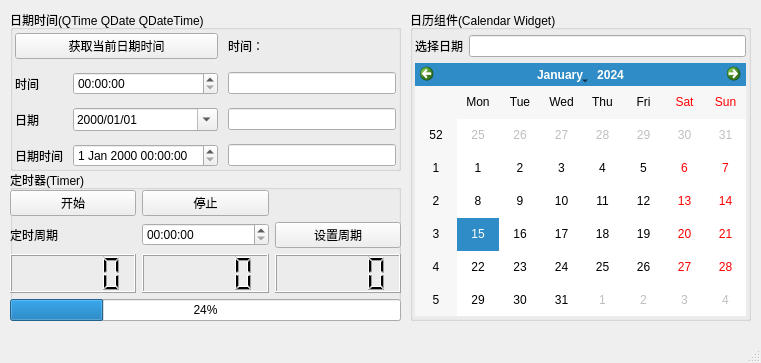
<?xml version="1.0" encoding="UTF-8"?>
<ui version="4.0">
 <class>MainWindow</class>
 <widget class="QMainWindow" name="MainWindow">
  <property name="geometry">
   <rect>
    <x>0</x>
    <y>0</y>
    <width>761</width>
    <height>363</height>
   </rect>
  </property>
  <property name="windowTitle">
   <string>MainWindow</string>
  </property>
  <widget class="QWidget" name="centralwidget">
   <widget class="QGroupBox" name="groupBox">
    <property name="geometry">
     <rect>
      <x>10</x>
      <y>10</y>
      <width>391</width>
      <height>161</height>
     </rect>
    </property>
    <property name="title">
     <string>日期时间(QTime QDate QDateTime)</string>
    </property>
    <widget class="QWidget" name="gridLayoutWidget">
     <property name="geometry">
      <rect>
       <x>0</x>
       <y>20</y>
       <width>391</width>
       <height>141</height>
      </rect>
     </property>
     <layout class="QGridLayout" name="gridLayout" rowstretch="0,0,0,0" columnstretch="0,0,0">
      <property name="leftMargin">
       <number>5</number>
      </property>
      <property name="rightMargin">
       <number>5</number>
      </property>
      <property name="spacing">
       <number>10</number>
      </property>
      <item row="1" column="2">
       <widget class="QLineEdit" name="lineEdit"/>
      </item>
      <item row="1" column="1">
       <widget class="QTimeEdit" name="timeEdit">
        <property name="displayFormat">
         <string>HH:mm:ss</string>
        </property>
       </widget>
      </item>
      <item row="1" column="0">
       <widget class="QLabel" name="label_2">
        <property name="text">
         <string>时间</string>
        </property>
       </widget>
      </item>
      <item row="0" column="2">
       <widget class="QLabel" name="label_showDateTime">
        <property name="text">
         <string>时间：</string>
        </property>
       </widget>
      </item>
      <item row="3" column="2">
       <widget class="QLineEdit" name="lineEdit_3"/>
      </item>
      <item row="3" column="1">
       <widget class="QDateTimeEdit" name="dateTimeEdit"/>
      </item>
      <item row="3" column="0">
       <widget class="QLabel" name="label_4">
        <property name="text">
         <string>日期时间</string>
        </property>
       </widget>
      </item>
      <item row="0" column="0" colspan="2">
       <widget class="QPushButton" name="pushButton_getTime">
        <property name="text">
         <string>获取当前日期时间</string>
        </property>
       </widget>
      </item>
      <item row="2" column="0">
       <widget class="QLabel" name="label_3">
        <property name="text">
         <string>日期</string>
        </property>
       </widget>
      </item>
      <item row="2" column="2">
       <widget class="QLineEdit" name="lineEdit_2"/>
      </item>
      <item row="2" column="1">
       <widget class="QDateEdit" name="dateEdit">
        <property name="displayFormat">
         <string>yyyy/MM/dd</string>
        </property>
        <property name="calendarPopup">
         <bool>true</bool>
        </property>
       </widget>
      </item>
     </layout>
    </widget>
   </widget>
   <widget class="QGroupBox" name="groupBox_2">
    <property name="geometry">
     <rect>
      <x>410</x>
      <y>10</y>
      <width>341</width>
      <height>311</height>
     </rect>
    </property>
    <property name="title">
     <string>日历组件(Calendar Widget)</string>
    </property>
    <widget class="QWidget" name="gridLayoutWidget_3">
     <property name="geometry">
      <rect>
       <x>0</x>
       <y>20</y>
       <width>341</width>
       <height>291</height>
      </rect>
     </property>
     <layout class="QGridLayout" name="gridLayout_3" rowstretch="0,0,1,100" columnstretch="2,12">
      <property name="leftMargin">
       <number>5</number>
      </property>
      <property name="topMargin">
       <number>5</number>
      </property>
      <property name="rightMargin">
       <number>5</number>
      </property>
      <property name="bottomMargin">
       <number>5</number>
      </property>
      <item row="2" column="0">
       <widget class="QLabel" name="label_7">
        <property name="text">
         <string>选择日期</string>
        </property>
       </widget>
      </item>
      <item row="3" column="0" colspan="2">
       <widget class="QCalendarWidget" name="calendarWidget"/>
      </item>
      <item row="2" column="1">
       <widget class="QLineEdit" name="lineEdit_showDate"/>
      </item>
     </layout>
    </widget>
   </widget>
   <widget class="QGroupBox" name="groupBox_3">
    <property name="geometry">
     <rect>
      <x>10</x>
      <y>170</y>
      <width>391</width>
      <height>151</height>
     </rect>
    </property>
    <property name="title">
     <string>定时器(Timer)</string>
    </property>
    <widget class="QWidget" name="gridLayoutWidget_2">
     <property name="geometry">
      <rect>
       <x>0</x>
       <y>20</y>
       <width>391</width>
       <height>131</height>
      </rect>
     </property>
     <layout class="QGridLayout" name="gridLayout_2">
      <item row="0" column="2">
       <widget class="QLabel" name="label_5">
        <property name="text">
         <string/>
        </property>
       </widget>
      </item>
      <item row="1" column="0">
       <widget class="QLabel" name="label_6">
        <property name="text">
         <string>定时周期</string>
        </property>
       </widget>
      </item>
      <item row="2" column="0">
       <widget class="QLCDNumber" name="lcdNumber_h"/>
      </item>
      <item row="0" column="0">
       <widget class="QPushButton" name="pushButton_begin">
        <property name="text">
         <string>开始</string>
        </property>
       </widget>
      </item>
      <item row="3" column="0" colspan="3">
       <widget class="QProgressBar" name="progressBar_timer">
        <property name="value">
         <number>24</number>
        </property>
       </widget>
      </item>
      <item row="2" column="2">
       <widget class="QLCDNumber" name="lcdNumber_s"/>
      </item>
      <item row="2" column="1">
       <widget class="QLCDNumber" name="lcdNumber_m"/>
      </item>
      <item row="0" column="1">
       <widget class="QPushButton" name="pushButton_stop">
        <property name="text">
         <string>停止</string>
        </property>
       </widget>
      </item>
      <item row="1" column="2">
       <widget class="QPushButton" name="pushButton_period">
        <property name="text">
         <string>设置周期</string>
        </property>
       </widget>
      </item>
      <item row="1" column="1">
       <widget class="QTimeEdit" name="timeEdit_inputTimer">
        <property name="displayFormat">
         <string>HH:mm:ss</string>
        </property>
       </widget>
      </item>
     </layout>
    </widget>
   </widget>
  </widget>
  <widget class="QMenuBar" name="menubar">
   <property name="geometry">
    <rect>
     <x>0</x>
     <y>0</y>
     <width>761</width>
     <height>21</height>
    </rect>
   </property>
  </widget>
  <widget class="QStatusBar" name="statusbar"/>
 </widget>
 <resources/>
 <connections/>
</ui>
